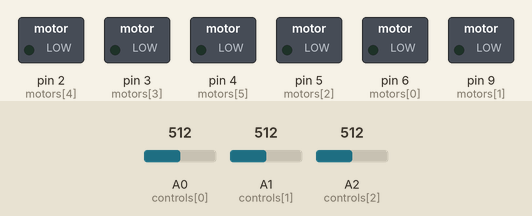
Recording of a sketch running on a simulated Arduino Uno, built with avr-gcc and run on an emulated ATmega328P. Parts: switched loads named in the sketch (green lamp = pin HIGH). The test bench sets the inputs (shaded band); at power-on: A0 (controls[0]) = 512, A1 (controls[1]) = 512, A2 (controls[2]) = 512.

Above: at 1.2 s.
1.3 s: A0 (controls[0]) set to 716
At 2.5 s:
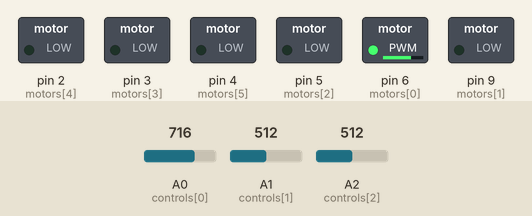
2.8 s: A1 (controls[1]) set to 716
At 3.6 s:
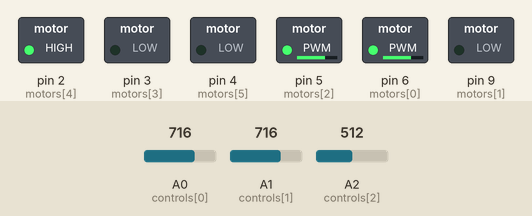
4.3 s: A0 (controls[0]) set to 900
At 4.8 s:
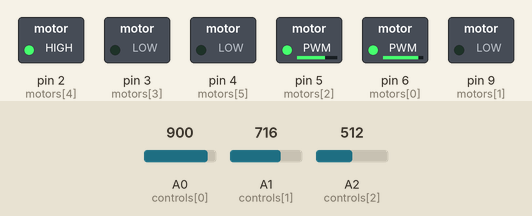
5.8 s: A1 (controls[1]) set to 900
At 7.0 s:
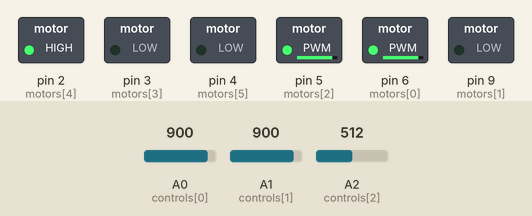
7.3 s: A0 (controls[0]) set to 511
At 8.2 s:
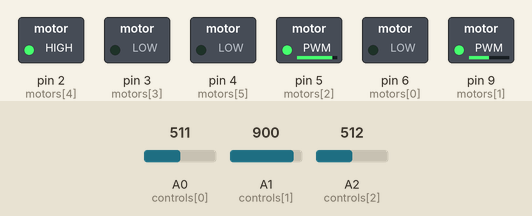
8.8 s: A1 (controls[1]) set to 511
At 9.4 s:
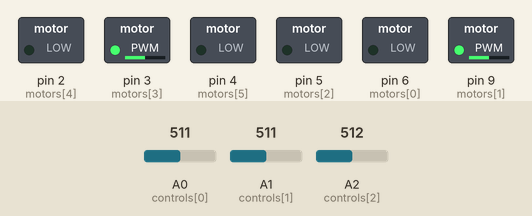
Timing chart, 0 to 11.3 s (numbered marks = the images above; inputs shaded):
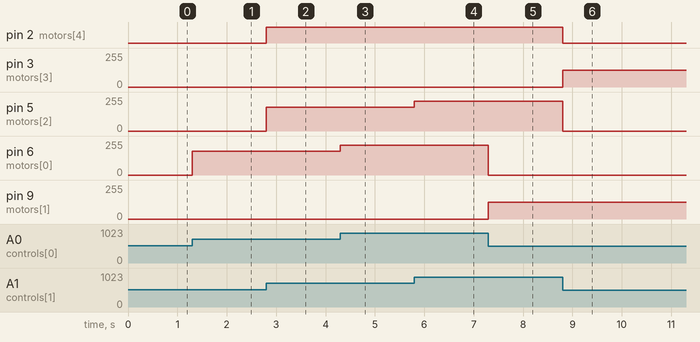

The sketch:

rov_3motors.ino
```cpp
const int controls[] = {14, 15, 16};
const int motors[] = {6, 9, 5, 3, 2, 4};

void setup() {
  for (int a = 0; a < 3; ++a)
    pinMode(controls[a], INPUT);
  for (int a = 0; a < 6; ++a)
    pinMode(motors[a], OUTPUT);
}

void loop() {
  int input[3], output[6] = {0};
  for (int a = 0; a < 3; ++a)
    input[a] = analogRead(controls[a]); // [UD, FB, LR] (analog input)
  /* 512 = Neutral Value, change as needed */
  /* UD */
  if (input[0] != 512) { // Reverse - 512 - Forward
    (input[0] > 512 ? output[0] : output[1]) = map(input[0], 0, 1023, 0, 255); // Center Motor
  }
  /* FB (Higher priority) */
  if (input[1] != 512) { // Reverse - 512 - Forward
    (input[1] > 512 ? output[2] : output[3]) = map(input[1], 0, 1023, 0, 255); // Left Motor
    (input[1] > 512 ? output[4] : output[5]) = map(input[1], 0, 1023, 0, 255); // Right Motor
  }
  /* LR (Lower priority) */
  else if (input[2] != 512) { // Left - 512 - Right
    (input[2] > 512 ? output[3] : output[2]) = map(input[2], 0, 1023, 0, 255); // Left Motor
    (input[2] > 512 ? output[4] : output[5]) = map(input[2], 0, 1023, 0, 255); // Right Motor
  }
  for (int a = 0; a < 6; ++a)
    analogWrite(motors[a], output[a]); // Center[2], Left[2], Right[2]
  // Assuming [x, 0] for forward, [0, x] for reverse by a magnitude of x
}
```

Measured:
- after the input at 1.3 s, pin 6 (motors[0]): 0/255 → 178/255 at once
- after the input at 2.8 s, pin 2 (motors[4]): LOW → HIGH at once; pin 5 (motors[2]): 0/255 → 178/255 at once
- after the input at 4.3 s, pin 6 (motors[0]): 178/255 → 224/255 at once
- after the input at 5.8 s, pin 5 (motors[2]): 178/255 → 224/255 at once
- after the input at 7.3 s, pin 6 (motors[0]): 224/255 → 0/255 at once; pin 9 (motors[1]): 0/255 → 127/255 at once
- after the input at 8.8 s, pin 2 (motors[4]): HIGH → LOW at once; pin 3 (motors[3]): 0/255 → 127/255 at once; pin 5 (motors[2]): 224/255 → 0/255 at once
